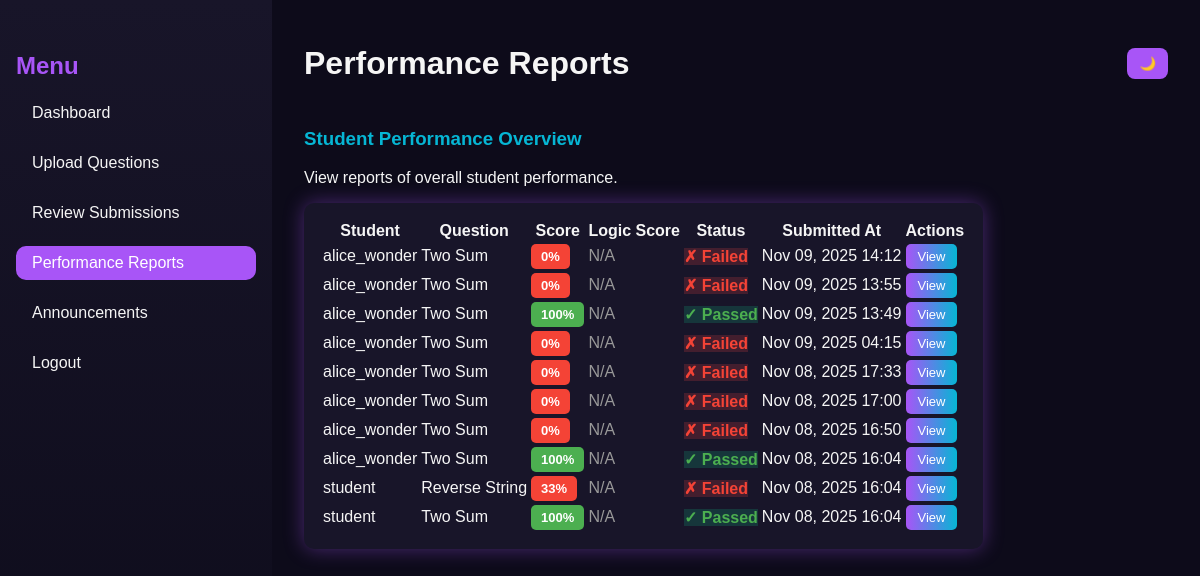
Before: /faculty/performance-reports/ (signed in) with the older database file.
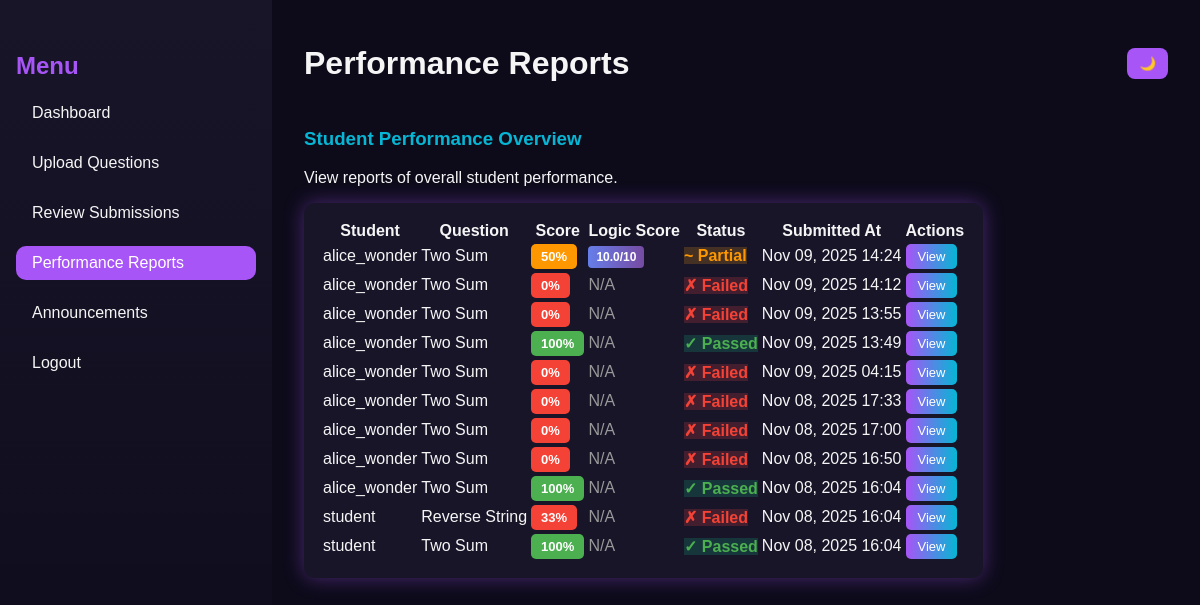
After: the same page with the newer database file.
### core/models.py (models this page shows, shortened)
class Submission(models.Model):
    student = models.ForeignKey(Student, on_delete=models.CASCADE)
    question = models.ForeignKey(Question, on_delete=models.CASCADE)
    code = models.TextField()
    language = models.CharField(max_length=20)
    result = models.JSONField(null=True, blank=True)  # store output, correctness, AI feedback
    score = models.FloatField(default=0)
    submitted_at = models.DateTimeField(auto_now_add=True)

class Student(models.Model):
    user = models.OneToOneField(User, on_delete=models.CASCADE)
    faculty = models.ForeignKey(Faculty, on_delete=models.SET_NULL, null=True, blank=True)
    group = models.CharField(max_length=100, blank=True, null=True)

class Question(models.Model):
    faculty = models.ForeignKey(Faculty, on_delete=models.CASCADE, related_name='questions')
    title = models.CharField(max_length=255)
    description = models.TextField()
    difficulty = models.CharField(
        max_length=20,
        choices=[('Easy', 'Easy'), ('Medium', 'Medium'), ('Hard', 'Hard')],
        default='Easy'
    )
    marks = models.IntegerField(default=0)
    created_at = models.DateTimeField(auto_now_add=True)
    example_input = models.TextField(blank=True)
    example_output = models.TextField(blank=True)
    constraints = models.TextField(blank=True)

### core/views.py (the view)
# urls.py: path('faculty/performance-reports/', views.performance_reports, name='performance_reports'),
@login_required
def performance_reports(request):
    submissions = Submission.objects.select_related('student__user', 'question').order_by('-submitted_at')
    return render(request, 'core/performance_reports.html', {"submissions": submissions})

### core/templates/core/performance_reports.html (shortened to what this page needs)
{% load static %}
<!DOCTYPE html>
<html lang="en">
<head>
  <link rel="stylesheet" href="{% static 'dynamic/CSS/faculty_dashboard.css' %}" />
</head>
<body>
  <div class="dashboard">
    <aside class="sidebar">
      <h2 class="menu-title">Menu</h2>
      <ul>
        <li><a href="{% url 'faculty_dashboard' %}">Dashboard</a></li>
        <li><a href="{% url 'upload_question' %}">Upload Questions</a></li>
        <li><a href="{% url 'review_submissions' %}">Review Submissions</a></li>
        <li><a href="{% url 'performance_reports' %}" class="active">Performance Reports</a></li>
        <li><a href="{% url 'faculty_announcements' %}">Announcements</a></li>
        <li><a href="{% url 'logout' %}">Logout</a></li>
      </ul>
    </aside>
    <main class="main-content">
      <header class="topbar">
        <h1>Performance Reports</h1>
        <div class="theme-toggle">
          <button id="themeToggle">🌙</button>
        </div>
      </header>
      <section class="overview">
        <h3>Student Performance Overview</h3>
        <p>View reports of overall student performance.</p>
        <table class="performance-table">
          <thead>
            <tr>
              <th>Student</th>
              <th>Question</th>
              <th>Score</th>
              <th>Logic Score</th>
              <th>Status</th>
              <th>Submitted At</th>
              <th>Actions</th>
            </tr>
          </thead>
          <tbody>
            {% for submission in submissions %}
              <tr>
                <td>{{ submission.student.user.username }}</td>
                <td>{{ submission.question.title }}</td>
                <td>
                  <span class="score-badge {% if submission.score >= 70 %}score-high{% elif submission.score >= 40 %}score-medium{% else %}score-low{% endif %}">
                    {{ submission.score|floatformat:0 }}%
                  </span>
                </td>
                <td>
                  {% if submission.result.logic_score is not None %}
                    <span class="logic-badge">{{ submission.result.logic_score }}/10</span>
                  {% else %}
                    <span style="color: #999;">N/A</span>
                  {% endif %}
                </td>
                <td>
                  {% if submission.score == 100 %}
                    <span class="status-passed">✓ Passed</span>
                  {% elif submission.score >= 50 %}
                    <span class="status-partial">~ Partial</span>
                  {% else %}
                    <span class="status-failed">✗ Failed</span>
                  {% endif %}
                </td>
                <td>{{ submission.submitted_at|date:"M d, Y H:i" }}</td>
                <td>
                  <button class="view-btn" onclick="showDetails({{ submission.id }})">View</button>
                </td>
              </tr>
            {% empty %}
              <tr>
                <td colspan="7">No submissions yet.</td>
              </tr>
            {% endfor %}
          </tbody>
        </table>
      </section>
    </main>
  </div>
</body>
</html>

Changed rows visible on the page:
added Submission: student.user.username "alice_wonder", question "Two Sum", score "50", result.logic_score "10.0", shows "~ Partial", submitted_at "Nov 09, 2025 14:24"
